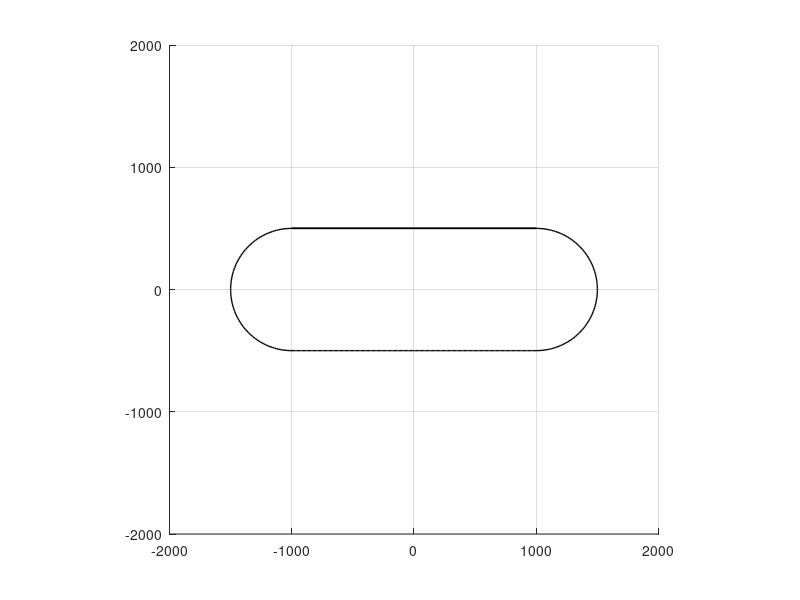

Write the MATLAB code that produced this figure.
function draw_map()
    hold on
    axis equal
    grid on
    xlim([-2000 2000]);
    ylim([-2000 2000]);
    
    r = 500;
    
    BC = [linspace(-1000, 1000, 200); linspace(500, 500, 200)];
    EF = [linspace(-1000, 1000, 200); linspace(-500, -500, 200)];
    
    angle1 = linspace(pi/2, 3*pi/2);
    x1 = r*cos(angle1)-1000;
    y1 = r*sin(angle1);
    CE = [x1; y1];
    
    angle2 = linspace(-pi/2, pi/2);
    x2 = r*cos(angle2)+1000;
    y2 = r*sin(angle2);
    FB = [x2; y2];
    
    map_points = [FB BC CE EF];
    plot(map_points(1, :), map_points(2, :), 'k', 'linewidth', 1);
    
    % Anchor points
%     plot(0, 0, '-ro', 'MarkerSize', 1, 'linewidth',5);
%     plot(-1500, 0, '-ro', 'MarkerSize', 1, 'linewidth',5);
%     plot(1500, 0, '-ro', 'MarkerSize', 1, 'linewidth',5);
%     plot(-1000, 500, '-ro', 'MarkerSize', 1, 'linewidth',5);
%     plot(1000, 500, '-ro', 'MarkerSize', 1, 'linewidth',5);
%     plot(-1000, -500, '-ro', 'MarkerSize', 1, 'linewidth',5);
%     plot(1000, -500, '-ro', 'MarkerSize', 1, 'linewidth',5);
end